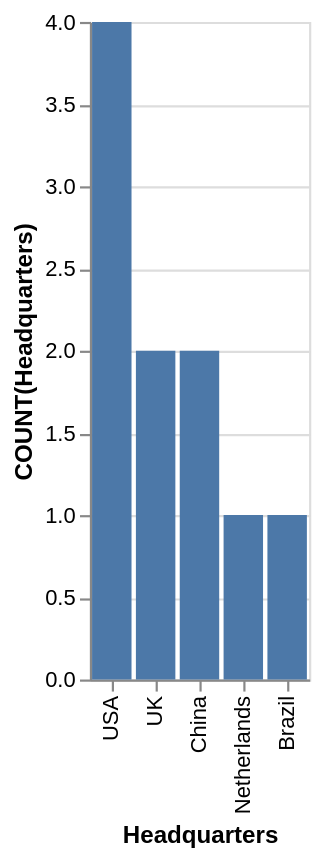

The Vega-Lite source for this figure:
### Vega-Lite specification from a JSON file in a GitHub repository (floating-point values rounded to 4 significant figures)
{"data": {"values": [{"x_data": "USA", "y_data": 4}, {"x_data": "UK", "y_data": 2}, {"x_data": "China", "y_data": 2}, {"x_data": "Netherlands", "y_data": 1}, {"x_data": "Brazil", "y_data": 1}]}, "mark": "bar", "encoding": {"x": {"field": "x_data", "type": "nominal", "title": "Headquarters", "sort": {"op": "sum", "field": "y_data", "order": "descending"}}, "y": {"field": "y_data", "type": "quantitative", "title": "COUNT(Headquarters)"}}}
